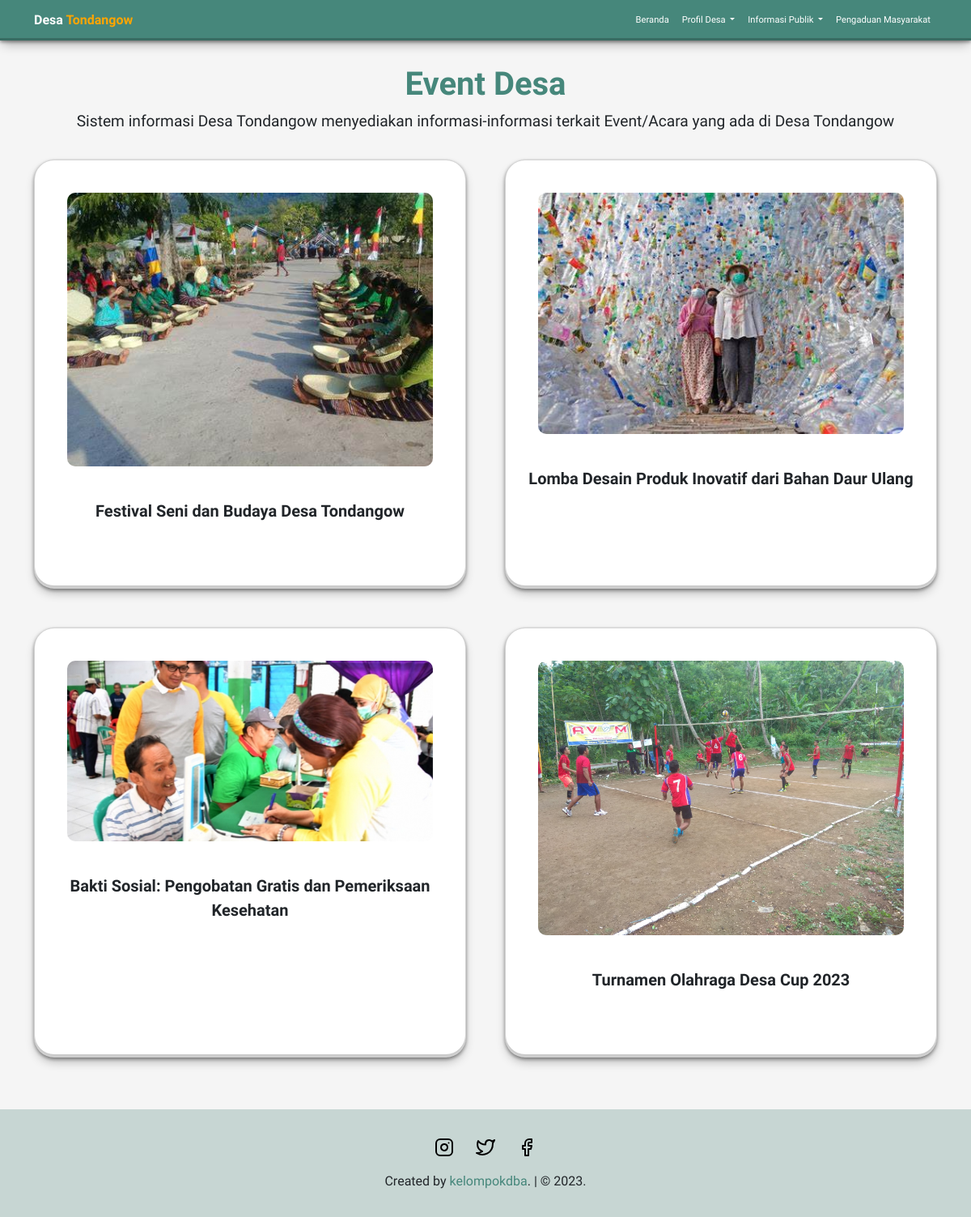
/event.php, run on the app's committed database.
### tables this page shows
CREATE TABLE `event` (
  `id` int(11) NOT NULL,
  `judul_acara` varchar(255) NOT NULL,
  `detail_acara` text NOT NULL,
  `lokasi` varchar(255) NOT NULL,
  `tanggal_acara` date NOT NULL,
  `gambar` varchar(255) NOT NULL
);

### function.php (called while the page is built, shortened)
<?php
require_once 'templates/dbconnect.php';
function query($query)
{
    global $dbconnect;
    $result = mysqli_query($dbconnect, $query);
    $rows = [];
    while ($row = mysqli_fetch_assoc($result)) {
        $rows[] = $row;
    }
    return $rows;
}

### event.php (the view)
<?php
include 'templates/header.php';
require 'function.php';
$query = query("SELECT * FROM `event`");
?>
<section class="event" id="event">
    <div class="container">
        <h1 class="text-center" data-aos="fade-left">Event Desa</h1>
        <p class="text-center" data-aos="fade-left">Sistem informasi Desa Tondangow menyediakan informasi-informasi
            terkait Event/Acara yang ada di Desa Tondangow</p>
        <div class="row row-cols-1 row-cols-md-2 g-5 py-8" data-aos="fade-right">
            <?php foreach ($query as $event) { ?>
                <div class="col">
                    <a href="detailEvent.php?id=<?= $event['id'] ?>" class="text-decoration-none fs-5">
                        <div class="card card-event w-100 h-100">
                            <div class="d-flex justify-content-center">
                                <img src="img/event/<?= $event['gambar'] ?>" class="card-img-top" alt="..." />
                            </div>
                            <div class="mb-5">
                                <p class="fw-bold text-center">
                                    <?= $event['judul_acara'] ?>
                                </p>
                            </div>
                        </div>
                    </a>
                </div>
            <?php } ?>
        </div>
    </div>
</section>
<?php
include 'templates/footer.php';
?>

### css/style.css (style rules this page uses)
:root { --green: #46877b; --green-transparant: rgb(70 135 123 / 0.8); --bg: #f5f5f5; --shadow: 1px 1px 2px black, 0 0 1em black, 0 0 0.2em black; --animate-duration: 1.5s; --animate-delay: 1.5s; }
body { font-size: 1.2rem; font-family: "Work Sans", sans-serif; background-color: var(--bg); overflow-x: hidden; }
.event { min-height: 100vh; padding: 5rem 0; margin-bottom: -3rem; background-color: #f5f5f5; }
.event h1 { color: var(--green); font-weight: 600; }
.card-event { margin-top: 1rem; border-radius: 50px; box-shadow: rgba(0, 0, 0, 0.4) 0px 2px 4px, rgba(0, 0, 0, 0.3) 0px 7px 13px -3px, rgba(0, 0, 0, 0.2) 0px -3px 0px inset; }
.card-img-top { border-radius: 50px; padding: 40px; width: 100%; height: 100%; object-fit: cover; }
.card { border-radius: 25px; background-color: #fff; }

### data on the page
event: gambar (picture), judul_acara "Festival Seni dan Budaya Desa Tondangow"
event: gambar (picture), judul_acara "Lomba Desain Produk Inovatif dari Bahan Daur Ulang"
event: gambar (picture), judul_acara "Bakti Sosial: Pengobatan Gratis dan Pemeriksaan Kesehatan"
event: gambar (picture), judul_acara "Turnamen Olahraga Desa Cup 2023"
